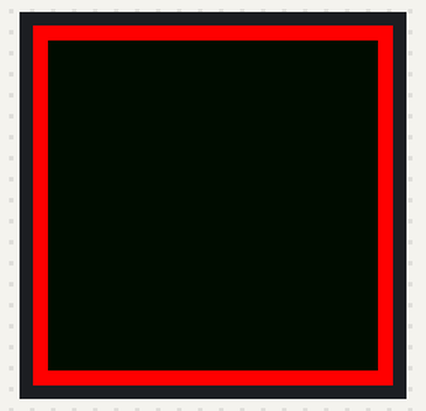
The program below on a simulated Raspberry Pi Pico running MicroPython. On the bench: 240×240 colour display. Random numbers come from a fixed seed; library files of the repository ran but are not shown: st7789py.py, vga2_8x8.py, vga1_16x32.py; what the program prints to the serial console is not drawn.

Above: at 13.1 s.
At 16.6 s:
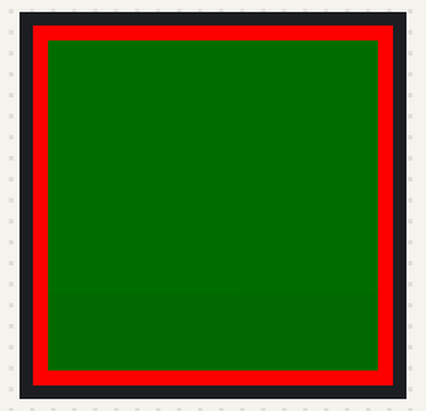
At 18.7 s:
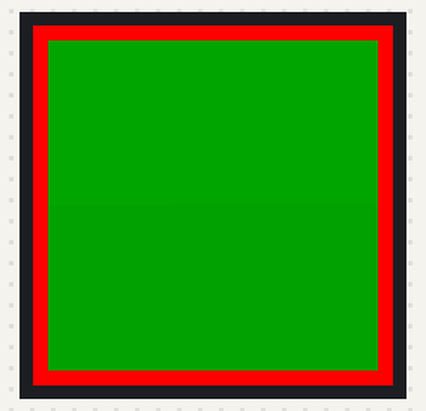
At 20.8 s:
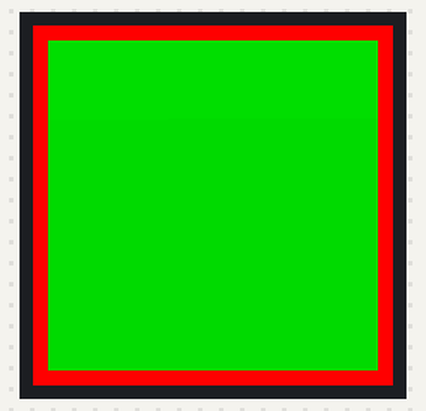

The program:

displayCircles.py
```python
"""
Raspberry Pi Pico/MicroPython exercise
240x240 ST7789 SPI LCD
using MicroPython library:
https://github.com/russhughes/st7789py_mpy

"""

import uos
import machine
import st7789py as st7789
from fonts import vga2_8x8 as font1
from fonts import vga1_16x32 as font2
import random

#SPI(1) default pins

spi1_sck=10
spi1_mosi=11
spi1_miso=13    #not use
st7789_res = 12
st7789_dc  = 8
disp_width = 240
disp_height = 240
CENTER_Y = int(disp_width/2)
CENTER_X = int(disp_height/2)

print(uos.uname())
spi1 = machine.SPI(1, baudrate=40000000, polarity=1)
print(spi1)
display = st7789.ST7789(spi1, disp_width, disp_width,
                          reset=machine.Pin(st7789_res, machine.Pin.OUT),
                          dc=machine.Pin(st7789_dc, machine.Pin.OUT),
                          xstart=0, ystart=0, rotation=0)

for r in range(255):
    display.fill(st7789.color565(r, 0, 0))

r_width = disp_width-20
r_height = disp_height-20
for g in range(255):
    display.fill_rect(10, 10, r_width, r_height, st7789.color565(0, g, 0))

r_width = disp_width-40
r_height = disp_height-40
for b in range(255):
    display.fill_rect(20, 20, r_width, r_height, st7789.color565(0, 0, b))

for i in range(255, 0, -1):
    display.fill(st7789.color565(i, i, i))

display.fill(st7789.BLACK)
display.text(font2, "Hello!", 10, 10)
display.text(font2, "RPi Pico", 10, 40)
display.text(font2, "MicroPython", 10, 70)
display.text(font1, "ST7789 SPI 240*240 IPS", 10, 100)
display.text(font1, "https://github.com/", 10, 110)
display.text(font1, "russhughes/st7789py_mpy", 10, 120)

for i in range(5000):
    display.pixel(random.randint(0, disp_width),
          random.randint(0, disp_height),
          st7789.color565(random.getrandbits(8),random.getrandbits(8),random.getrandbits(8)))

# Helper function to draw a circle from a given position with a given radius
# This is an implementation of the midpoint circle algorithm,
# see https://en.wikipedia.org/wiki/Midpoint_circle_algorithm#C_example
# for details
def draw_circle(xpos0, ypos0, rad, col=st7789.color565(255, 255, 255)):
    x = rad - 1
    y = 0
    dx = 1
    dy = 1
    err = dx - (rad << 1)
    while x >= y:
        display.pixel(xpos0 + x, ypos0 + y, col)
        display.pixel(xpos0 + y, ypos0 + x, col)
        display.pixel(xpos0 - y, ypos0 + x, col)
        display.pixel(xpos0 - x, ypos0 + y, col)
        display.pixel(xpos0 - x, ypos0 - y, col)
        display.pixel(xpos0 - y, ypos0 - x, col)
        display.pixel(xpos0 + y, ypos0 - x, col)
        display.pixel(xpos0 + x, ypos0 - y, col)
        if err <= 0:
            y += 1
            err += dy
            dy += 2
        if err > 0:
            x -= 1
            dx += 2
            err += dx - (rad << 1)

draw_circle(CENTER_X, CENTER_Y, 100)

for c in range(99):
    draw_circle(CENTER_X, CENTER_Y, c, st7789.color565(255, 0, 0))

for c in range(98):
    draw_circle(CENTER_X, CENTER_Y, c, st7789.color565(0, 255, 0))

for c in range(97):
    draw_circle(CENTER_X, CENTER_Y, c, st7789.color565(0, 0, 255))

print("- bye-")
```
